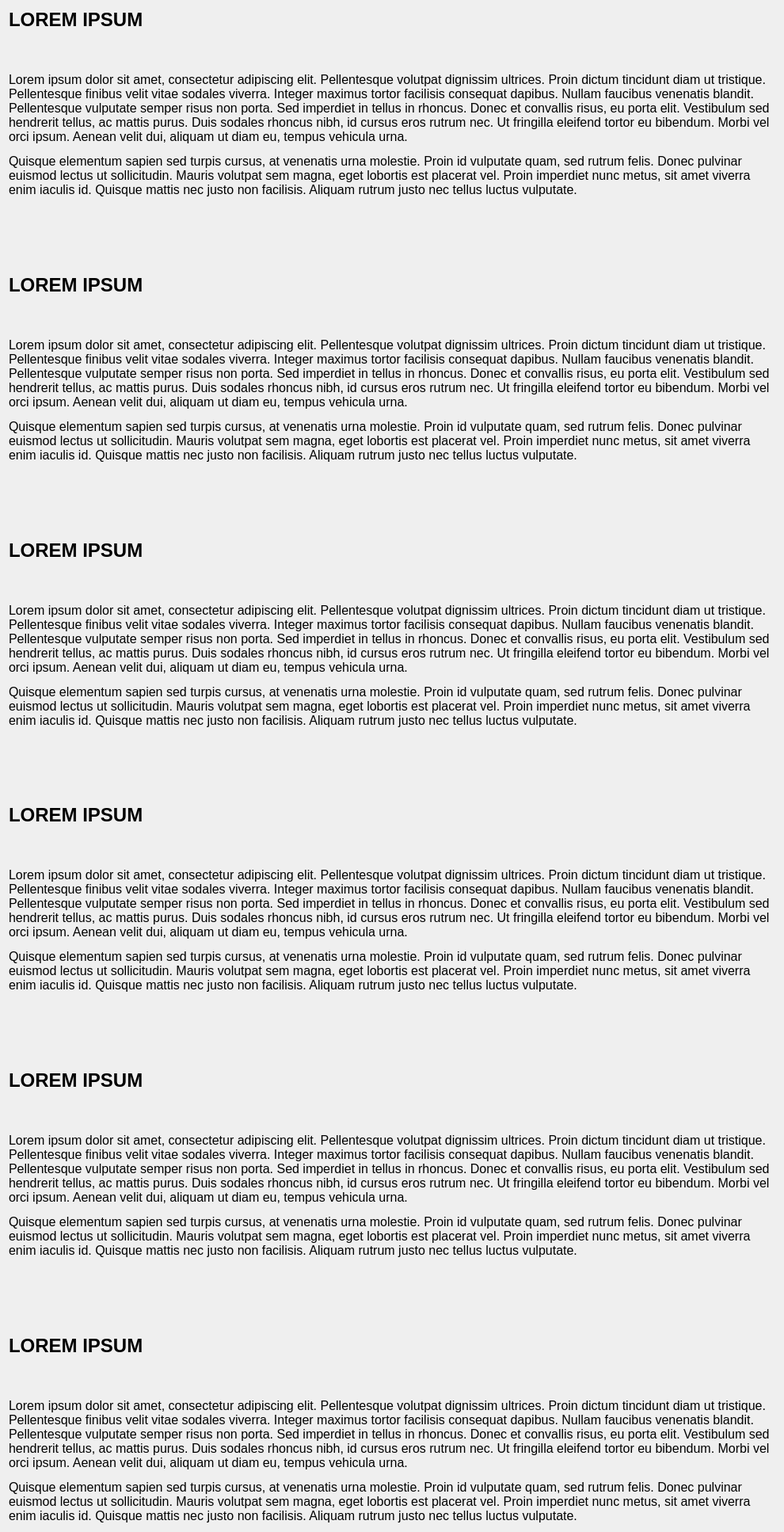
            <widget class="QWidget" name="scrollAreaWidgetContents_2">
             <property name="geometry">
              <rect>
               <x>0</x>
               <y>0</y>
               <width>990</width>
               <height>1934</height>
              </rect>
             </property>
             <layout class="QVBoxLayout" name="verticalLayout_4">
              <item>
               <widget class="QLabel" name="label">
                <property name="text">
                 <string>&lt;html&gt;&lt;head/&gt;&lt;body&gt;&lt;p&gt;&lt;span style=&quot; font-size:18pt; font-weight:700;&quot;&gt;LOREM IPSUM&lt;/span&gt;&lt;/p&gt;&lt;p&gt;&lt;br/&gt;&lt;/p&gt;&lt;p&gt;&lt;span style=&quot; font-size:12pt;&quot;&gt;Lorem ipsum dolor sit amet, consectetur adipiscing elit. Pellentesque volutpat dignissim ultrices. Proin dictum tincidunt diam ut tristique. Pellentesque finibus velit vitae sodales viverra. Integer maximus tortor facilisis consequat dapibus. Nullam faucibus venenatis blandit. Pellentesque vulputate semper risus non porta. Sed imperdiet in tellus in rhoncus. Donec et convallis risus, eu porta elit. Vestibulum sed hendrerit tellus, ac mattis purus. Duis sodales rhoncus nibh, id cursus eros rutrum nec. Ut fringilla eleifend tortor eu bibendum. Morbi vel orci ipsum. Aenean velit dui, aliquam ut diam eu, tempus vehicula urna. &lt;/span&gt;&lt;/p&gt;&lt;p&gt;&lt;span style=&quot; font-size:12pt;&quot;&gt;Quisque elementum sapien sed turpis cursus, at venenatis urna molestie. Proin id vulputate quam, sed rutrum felis. Donec pulvinar euismod lectus ut sollicitudin. Mauris volutpat sem magna, eget lobortis est placerat vel. Proin imperdiet nunc metus, sit amet viverra enim iaculis id. Quisque mattis nec justo non facilisis. Aliquam rutrum justo nec tellus luctus vulputate.&lt;/span&gt;&lt;/p&gt;&lt;/body&gt;&lt;/html&gt;</string>
                </property>
                <property name="wordWrap">
                 <bool>true</bool>
                </property>
               </widget>
              </item>
              <item>
               <spacer name="verticalSpacer_3">
                <property name="orientation">
                 <enum>Qt::Vertical</enum>
                </property>
                <property name="sizeHint" stdset="0">
                 <size>
                  <width>20</width>
                  <height>40</height>
                 </size>
                </property>
               </spacer>
              </item>
              <item>
               <widget class="QLabel" name="label_6">
                <property name="text">
                 <string>&lt;html&gt;&lt;head/&gt;&lt;body&gt;&lt;p&gt;&lt;span style=&quot; font-size:18pt; font-weight:700;&quot;&gt;LOREM IPSUM&lt;/span&gt;&lt;/p&gt;&lt;p&gt;&lt;br/&gt;&lt;/p&gt;&lt;p&gt;&lt;span style=&quot; font-size:12pt;&quot;&gt;Lorem ipsum dolor sit amet, consectetur adipiscing elit. Pellentesque volutpat dignissim ultrices. Proin dictum tincidunt diam ut tristique. Pellentesque finibus velit vitae sodales viverra. Integer maximus tortor facilisis consequat dapibus. Nullam faucibus venenatis blandit. Pellentesque vulputate semper risus non porta. Sed imperdiet in tellus in rhoncus. Donec et convallis risus, eu porta elit. Vestibulum sed hendrerit tellus, ac mattis purus. Duis sodales rhoncus nibh, id cursus eros rutrum nec. Ut fringilla eleifend tortor eu bibendum. Morbi vel orci ipsum. Aenean velit dui, aliquam ut diam eu, tempus vehicula urna. &lt;/span&gt;&lt;/p&gt;&lt;p&gt;&lt;span style=&quot; font-size:12pt;&quot;&gt;Quisque elementum sapien sed turpis cursus, at venenatis urna molestie. Proin id vulputate quam, sed rutrum felis. Donec pulvinar euismod lectus ut sollicitudin. Mauris volutpat sem magna, eget lobortis est placerat vel. Proin imperdiet nunc metus, sit amet viverra enim iaculis id. Quisque mattis nec justo non facilisis. Aliquam rutrum justo nec tellus luctus vulputate.&lt;/span&gt;&lt;/p&gt;&lt;/body&gt;&lt;/html&gt;</string>
                </property>
                <property name="wordWrap">
                 <bool>true</bool>
                </property>
               </widget>
              </item>
              <item>
               <spacer name="verticalSpacer_4">
                <property name="orientation">
                 <enum>Qt::Vertical</enum>
                </property>
                <property name="sizeHint" stdset="0">
                 <size>
                  <width>20</width>
                  <height>40</height>
                 </size>
                </property>
               </spacer>
              </item>
              <item>
               <widget class="QLabel" name="label_5">
                <property name="text">
                 <string>&lt;html&gt;&lt;head/&gt;&lt;body&gt;&lt;p&gt;&lt;span style=&quot; font-size:18pt; font-weight:700;&quot;&gt;LOREM IPSUM&lt;/span&gt;&lt;/p&gt;&lt;p&gt;&lt;br/&gt;&lt;/p&gt;&lt;p&gt;&lt;span style=&quot; font-size:12pt;&quot;&gt;Lorem ipsum dolor sit amet, consectetur adipiscing elit. Pellentesque volutpat dignissim ultrices. Proin dictum tincidunt diam ut tristique. Pellentesque finibus velit vitae sodales viverra. Integer maximus tortor facilisis consequat dapibus. Nullam faucibus venenatis blandit. Pellentesque vulputate semper risus non porta. Sed imperdiet in tellus in rhoncus. Donec et convallis risus, eu porta elit. Vestibulum sed hendrerit tellus, ac mattis purus. Duis sodales rhoncus nibh, id cursus eros rutrum nec. Ut fringilla eleifend tortor eu bibendum. Morbi vel orci ipsum. Aenean velit dui, aliquam ut diam eu, tempus vehicula urna. &lt;/span&gt;&lt;/p&gt;&lt;p&gt;&lt;span style=&quot; font-size:12pt;&quot;&gt;Quisque elementum sapien sed turpis cursus, at venenatis urna molestie. Proin id vulputate quam, sed rutrum felis. Donec pulvinar euismod lectus ut sollicitudin. Mauris volutpat sem magna, eget lobortis est placerat vel. Proin imperdiet nunc metus, sit amet viverra enim iaculis id. Quisque mattis nec justo non facilisis. Aliquam rutrum justo nec tellus luctus vulputate.&lt;/span&gt;&lt;/p&gt;&lt;/body&gt;&lt;/html&gt;</string>
                </property>
                <property name="wordWrap">
                 <bool>true</bool>
                </property>
               </widget>
              </item>
              <item>
               <spacer name="verticalSpacer_5">
                <property name="orientation">
                 <enum>Qt::Vertical</enum>
                </property>
                <property name="sizeHint" stdset="0">
                 <size>
                  <width>20</width>
                  <height>40</height>
                 </size>
                </property>
               </spacer>
              </item>
              <item>
               <widget class="QLabel" name="label_4">
                <property name="text">
                 <string>&lt;html&gt;&lt;head/&gt;&lt;body&gt;&lt;p&gt;&lt;span style=&quot; font-size:18pt; font-weight:700;&quot;&gt;LOREM IPSUM&lt;/span&gt;&lt;/p&gt;&lt;p&gt;&lt;br/&gt;&lt;/p&gt;&lt;p&gt;&lt;span style=&quot; font-size:12pt;&quot;&gt;Lorem ipsum dolor sit amet, consectetur adipiscing elit. Pellentesque volutpat dignissim ultrices. Proin dictum tincidunt diam ut tristique. Pellentesque finibus velit vitae sodales viverra. Integer maximus tortor facilisis consequat dapibus. Nullam faucibus venenatis blandit. Pellentesque vulputate semper risus non porta. Sed imperdiet in tellus in rhoncus. Donec et convallis risus, eu porta elit. Vestibulum sed hendrerit tellus, ac mattis purus. Duis sodales rhoncus nibh, id cursus eros rutrum nec. Ut fringilla eleifend tortor eu bibendum. Morbi vel orci ipsum. Aenean velit dui, aliquam ut diam eu, tempus vehicula urna. &lt;/span&gt;&lt;/p&gt;&lt;p&gt;&lt;span style=&quot; font-size:12pt;&quot;&gt;Quisque elementum sapien sed turpis cursus, at venenatis urna molestie. Proin id vulputate quam, sed rutrum felis. Donec pulvinar euismod lectus ut sollicitudin. Mauris volutpat sem magna, eget lobortis est placerat vel. Proin imperdiet nunc metus, sit amet viverra enim iaculis id. Quisque mattis nec justo non facilisis. Aliquam rutrum justo nec tellus luctus vulputate.&lt;/span&gt;&lt;/p&gt;&lt;/body&gt;&lt;/html&gt;</string>
                </property>
                <property name="wordWrap">
                 <bool>true</bool>
                </property>
               </widget>
              </item>
              <item>
               <spacer name="verticalSpacer_6">
                <property name="orientation">
                 <enum>Qt::Vertical</enum>
                </property>
                <property name="sizeHint" stdset="0">
                 <size>
                  <width>20</width>
                  <height>40</height>
                 </size>
                </property>
               </spacer>
              </item>
              <item>
               <widget class="QLabel" name="label_2">
                <property name="text">
                 <string>&lt;html&gt;&lt;head/&gt;&lt;body&gt;&lt;p&gt;&lt;span style=&quot; font-size:18pt; font-weight:700;&quot;&gt;LOREM IPSUM&lt;/span&gt;&lt;/p&gt;&lt;p&gt;&lt;br/&gt;&lt;/p&gt;&lt;p&gt;&lt;span style=&quot; font-size:12pt;&quot;&gt;Lorem ipsum dolor sit amet, consectetur adipiscing elit. Pellentesque volutpat dignissim ultrices. Proin dictum tincidunt diam ut tristique. Pellentesque finibus velit vitae sodales viverra. Integer maximus tortor facilisis consequat dapibus. Nullam faucibus venenatis blandit. Pellentesque vulputate semper risus non porta. Sed imperdiet in tellus in rhoncus. Donec et convallis risus, eu porta elit. Vestibulum sed hendrerit tellus, ac mattis purus. Duis sodales rhoncus nibh, id cursus eros rutrum nec. Ut fringilla eleifend tortor eu bibendum. Morbi vel orci ipsum. Aenean velit dui, aliquam ut diam eu, tempus vehicula urna. &lt;/span&gt;&lt;/p&gt;&lt;p&gt;&lt;span style=&quot; font-size:12pt;&quot;&gt;Quisque elementum sapien sed turpis cursus, at venenatis urna molestie. Proin id vulputate quam, sed rutrum felis. Donec pulvinar euismod lectus ut sollicitudin. Mauris volutpat sem magna, eget lobortis est placerat vel. Proin imperdiet nunc metus, sit amet viverra enim iaculis id. Quisque mattis nec justo non facilisis. Aliquam rutrum justo nec tellus luctus vulputate.&lt;/span&gt;&lt;/p&gt;&lt;/body&gt;&lt;/html&gt;</string>
                </property>
                <property name="wordWrap">
                 <bool>true</bool>
                </property>
               </widget>
              </item>
              <item>
               <spacer name="verticalSpacer_7">
                <property name="orientation">
                 <enum>Qt::Vertical</enum>
                </property>
                <property name="sizeHint" stdset="0">
                 <size>
                  <width>20</width>
                  <height>40</height>
                 </size>
                </property>
               </spacer>
              </item>
              <item>
               <widget class="QLabel" name="label_3">
                <property name="text">
                 <string>&lt;html&gt;&lt;head/&gt;&lt;body&gt;&lt;p&gt;&lt;span style=&quot; font-size:18pt; font-weight:700;&quot;&gt;LOREM IPSUM&lt;/span&gt;&lt;/p&gt;&lt;p&gt;&lt;br/&gt;&lt;/p&gt;&lt;p&gt;&lt;span style=&quot; font-size:12pt;&quot;&gt;Lorem ipsum dolor sit amet, consectetur adipiscing elit. Pellentesque volutpat dignissim ultrices. Proin dictum tincidunt diam ut tristique. Pellentesque finibus velit vitae sodales viverra. Integer maximus tortor facilisis consequat dapibus. Nullam faucibus venenatis blandit. Pellentesque vulputate semper risus non porta. Sed imperdiet in tellus in rhoncus. Donec et convallis risus, eu porta elit. Vestibulum sed hendrerit tellus, ac mattis purus. Duis sodales rhoncus nibh, id cursus eros rutrum nec. Ut fringilla eleifend tortor eu bibendum. Morbi vel orci ipsum. Aenean velit dui, aliquam ut diam eu, tempus vehicula urna. &lt;/span&gt;&lt;/p&gt;&lt;p&gt;&lt;span style=&quot; font-size:12pt;&quot;&gt;Quisque elementum sapien sed turpis cursus, at venenatis urna molestie. Proin id vulputate quam, sed rutrum felis. Donec pulvinar euismod lectus ut sollicitudin. Mauris volutpat sem magna, eget lobortis est placerat vel. Proin imperdiet nunc metus, sit amet viverra enim iaculis id. Quisque mattis nec justo non facilisis. Aliquam rutrum justo nec tellus luctus vulputate.&lt;/span&gt;&lt;/p&gt;&lt;/body&gt;&lt;/html&gt;</string>
                </property>
                <property name="wordWrap">
                 <bool>true</bool>
                </property>
               </widget>
              </item>
             </layout>
            </widget>
